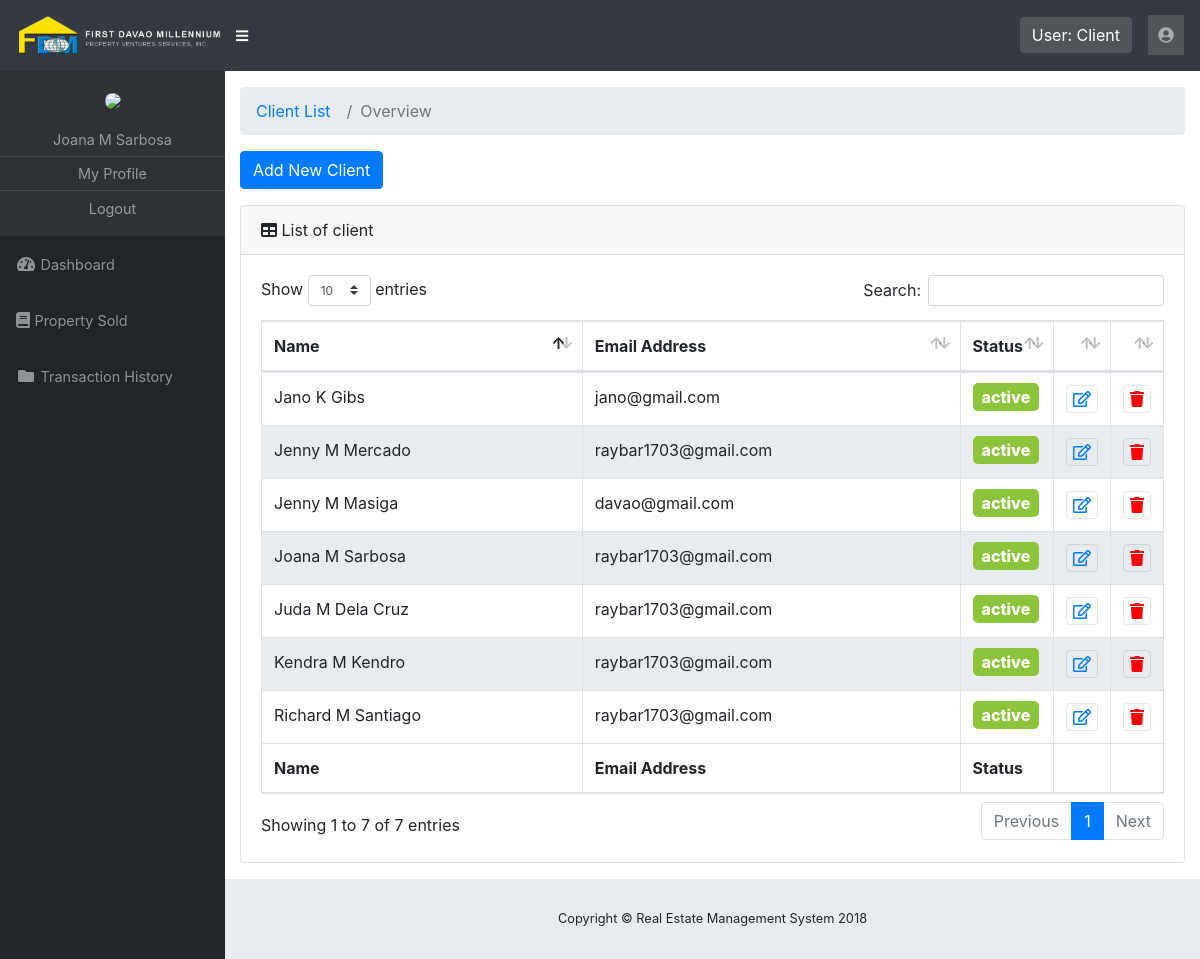
/rems/pages/client-list.php (signed in), run on the app's committed database.
### tables this page shows
CREATE TABLE IF NOT EXISTS `client` (
  `id` int(11) NOT NULL AUTO_INCREMENT,
  `firstname` varchar(50) NOT NULL,
  `middlename` varchar(50) NOT NULL,
  `lastname` varchar(50) NOT NULL,
  `age` int(11) NOT NULL,
  `gender` tinyint(2) NOT NULL DEFAULT '0',
  `position` varchar(150) NOT NULL DEFAULT 'Client',
  `physical_address` varchar(255) NOT NULL,
  `email_address` varchar(100) NOT NULL,
  `contact_number` int(11) NOT NULL,
  `image_path` varchar(255) NOT NULL,
  `account_id` int(11) NOT NULL,
  `status` tinyint(2) NOT NULL DEFAULT '0',
  `deleted` tinyint(2) NOT NULL DEFAULT '0',
  PRIMARY KEY (`id`)
);

### rems/pages/client-list.php (the view, shortened to what this page needs)
<?php
	include '../template/header.php';
?>
  <div id="content-wrapper">
    <div class="container-fluid">
      <ol class="breadcrumb">
        <li class="breadcrumb-item">
          <a href="client-list.php">Client List</a>
        </li>
        <li class="breadcrumb-item active">Overview</li>
      </ol>
      <div class="btn-container">
        <button class="btn btn-primary" data-toggle="modal" data-target="#addnewclient">Add New Client</button>
      </div>
          <div class="card mb-3">
            <div class="card-header">
              <i class="fas fa-table"></i>
              List of client</div>
            <div class="card-body">
              <div class="table-responsive">
                <table class="table table-bordered" id="dataTable" width="100%" cellspacing="0">
                  <thead>
                    <tr>
                      <th>Name</th>
                      <th>Email Address</th>
                      <th>Status</th>
                     <th></th>
                      <th></th>
                    </tr>
                  </thead>
                  <tfoot>
                    <tr>
                      <th>Name</th>
                      <th>Email Address</th>
                      <th>Status</th>
                      <th></th>
                       <th></th>
                    </tr>
                  </tfoot>
                  <tbody>
                  <?php
                    $sql = "SELECT id,firstname,middlename,lastname,email_address,status FROM client WHERE deleted= 0";
                     $result = mysqli_query($mysqli,$sql);
                      if (mysqli_num_rows($result) > 0) {
                         while($row = mysqli_fetch_assoc($result)) {
                          $name = $row['firstname'].' '.$row['middlename'].' '.$row['lastname'];
                          $status = $row['status'];
                          $id = $row["id"];
                          echo '<tr>';
                          echo '<td>'.$name.'</td>';
                          echo '<td>'.$row['email_address'].'</td>';
                          if($status == 0){
                            $status = 'active';
                            echo '<td style="width:35px;"><span class="status-ac">'.$status.'</span></td>';
                          }else{
                            $status = 'inactive';
                             echo '<td style="width:35px;"><span class="status-in">'.$status.'</span></td>';
                          }
                          echo '<td style="width:15px;"><button class="toolbar-edit" onclick="showEditClient('.$id.');" > <i class="far fa-edit"></i>'.''.'</button></td>';
                          echo '<td style="width:15px;"><button class="toolbar-delete" onclick="showDeleteClient('.$id.');" ><i class="fa fa-trash" aria-hidden="true"></i>'.''.'</button</td>';
                          echo '</tr>';
                         }
                      }
                  ?>
                  </tbody>
                </table>
              </div>
            </div>
          </div>
    </div>
</div>
<?php
	include '../template/footer.php';
?>

### rems/css/sb-admin.css (style rules this page uses)
html { position: relative; min-height: 100%; }
body { height: 100%; }
#wrapper #content-wrapper { overflow-x: hidden; width: 100%; padding-top: 1rem; padding-bottom: 80px; }
:root { --input-padding-x: 0.75rem; --input-padding-y: 0.75rem; }

### rems/css/style.css (style rules this page uses)
.btn-container { margin: 1em 0; }
.status-ac { background: #8cc53b; padding: 4px 9px; border-radius: 5px; color: #fff; font-weight: 800; }
.toolbar-edit { background: transparent; border: 1px solid rgba(0,0,0,0.1); color: #007bff; border-radius: 4px; }
.toolbar-delete { background: transparent; border: 1px solid rgba(0,0,0,0.1); color: red; border-radius: 4px; }
tr.even { background: #e9ecef; }

### data on the page
client: name "Joana M Sarbosa", email_address "raybar1703@gmail.com", status "active"
client: name "Juda M Dela Cruz", email_address "raybar1703@gmail.com", status "active"
client: name "Jenny M Masiga", email_address "davao@gmail.com", status "active"
client: name "Kendra M Kendro", email_address "raybar1703@gmail.com", status "active"
client: name "Richard M Santiago", email_address "raybar1703@gmail.com", status "active"
client: name "Jenny M Mercado", email_address "raybar1703@gmail.com", status "active"
client: name "Jano K Gibs", email_address "jano@gmail.com", status "active"

### other printed values
$_SESSION['user_type'] "Client"
$name "Joana M Sarbosa"
